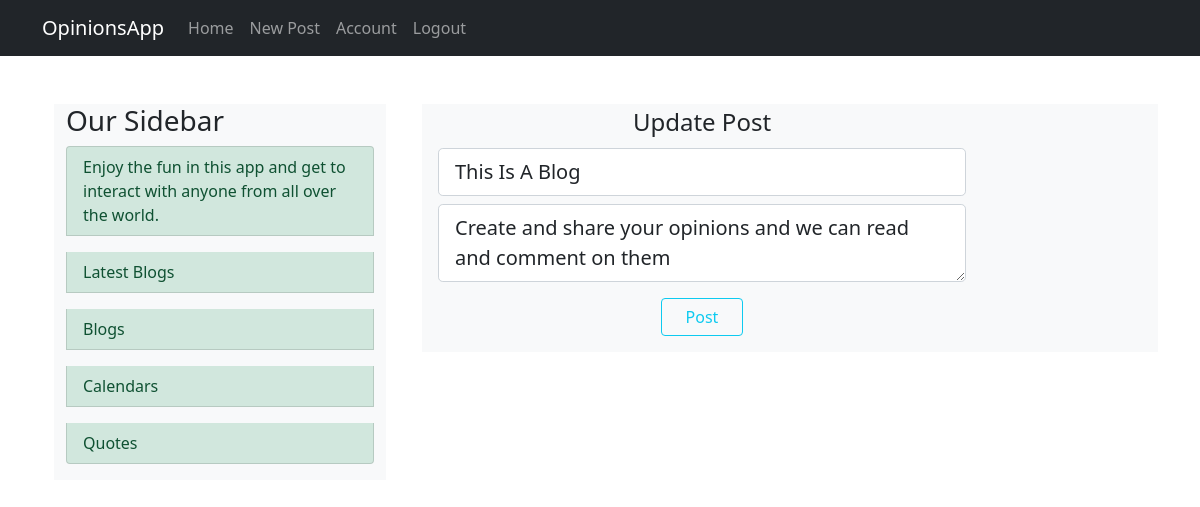
Page /post/3/update (signed in) on the committed database.
### MyOpinionsApp/models.py (models this page shows, shortened)
class Post(db.Model):
    __tablename__ = 'post'
    id = db.Column(db.Integer, primary_key = True)
    title = db.Column(db.String(100), nullable = False)
    date_posted =  db.Column(db.DateTime, nullable = False, default = datetime.utcnow)
    content = db.Column(db.Text, nullable = False)
    user_id = db.Column(db.Integer, db.ForeignKey('user.id'), nullable = False)

### MyOpinionsApp/routes.py (the view)
@app.route("/post/<int:post_id>/update", methods = ['GET', 'POST'])
@login_required
def update_post(post_id):
    post = Post.query.get_or_404(post_id)
    if post.author != current_user:
        abort(403)
    form = PostForm()
    if form.validate_on_submit():
        post.title = form.title.data
        post.content = form.content.data
        db.session.commit()
        flash('Post Updated', 'success')
        return redirect(url_for('post',post_id = post.id))
    elif request.method == 'GET':
        form.title.data = post.title
        form.content.data = post.content
    return render_template('post.html', title = 'Update Post', form = form, legend='Update Post')

### MyOpinionsApp/forms.py
class PostForm(FlaskForm):
    title = StringField('Title', validators=[DataRequired()])
    content = TextAreaField('Content', validators=[DataRequired()])
    submit = SubmitField('Post')

### MyOpinionsApp/models.py (called while the page is built)
@login_manager.user_loader
def load_user(user_id):
    return User.query.get(int(user_id))

### MyOpinionsApp/templates/post.html (shortened to what this page needs)
{% extends "base.html" %}
{% block content %}
<div class="content-section text-center bg-light mt-5 px-3">
    <form class="mt-2 pb-3 w-75 " method="POST">
        <fieldset class = "form-group">
            <legend>{{ legend }}</legend>
            <div class = "form-group">
                {% if form.title.errors %}
                    {{ form.title(class= "form-control form-control-lg is-invalid") }}
                    <div class="invalid-feedback">
                        {% for error in form.title.errors %}
                        <span>{{ error }}</span>
                        {% endfor %}
                    </div>
                {% else %}
                    {{ form.title (class="form-control form-control-lg mt-2", placeholder="Title") }}
                {% endif %}
            </div>
            <div class = "form-group">
                {% if form.content.errors %}
                    {{ form.content(class= "form-control form-control-lg is-invalid") }}
                    <div class="invalid-feedback">
                        {% for error in form.content.errors %}
                        <span>{{ error }}</span>
                        {% endfor %}
                    </div>
                {% else %}
                    {{ form.content (class="form-control form-control-lg mt-2 ", placeholder="Content") }}
                {% endif %}
            </div>
        </fieldset>
        <div class = "form-group mt-3">
            {{ form.submit(class = "btn btn-outline-info px-4") }}
        </div>
    </form>
</div>
{% endblock %}

### rows in the picture
Post: title "This Is A Blog", content "Create and share your opinions and we can read and comment on them"

### other values in the picture
{{ legend }} "Update Post"
